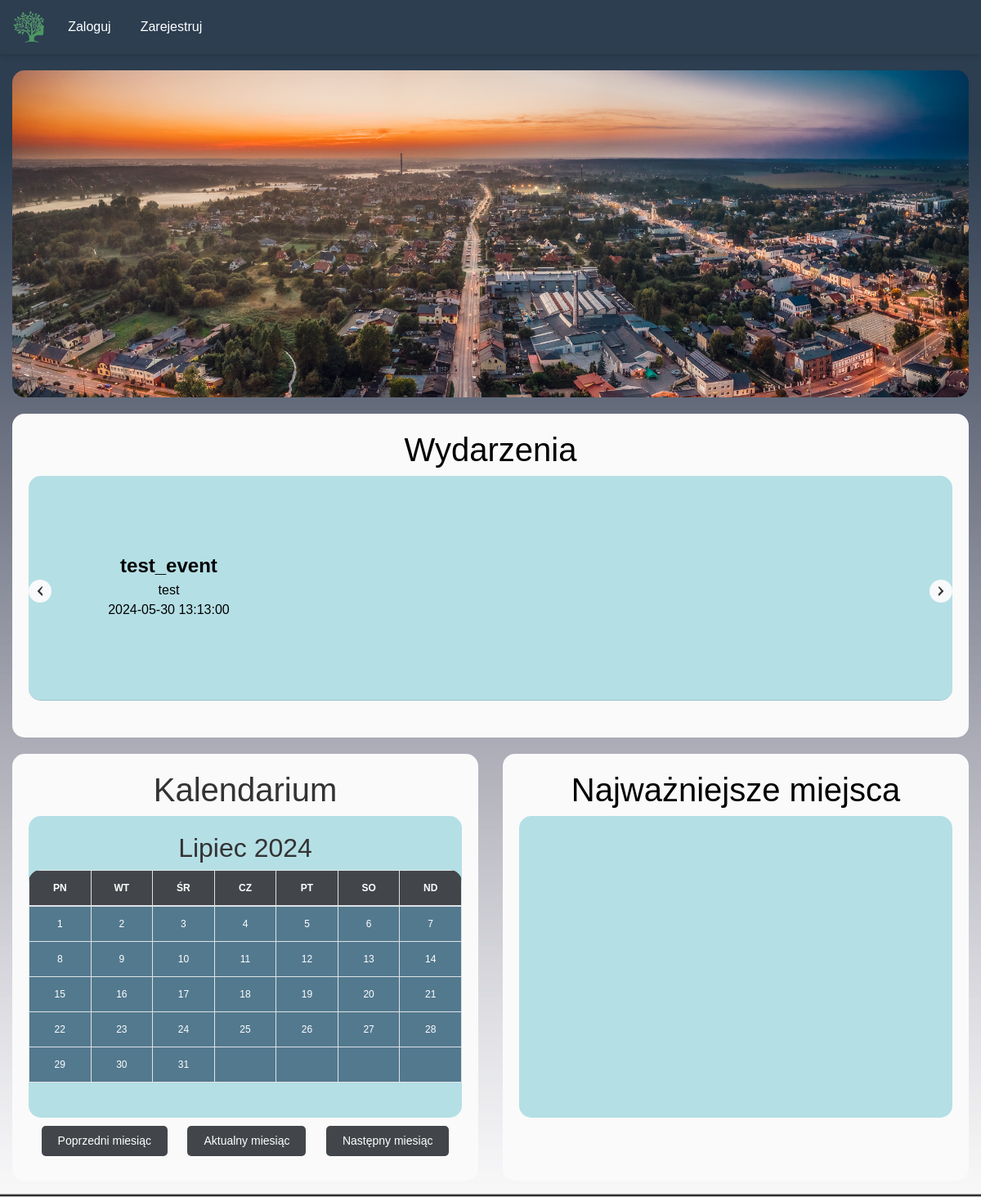
The page / on the database its author committed.
### website/models.py (models this page shows)
class Event(db.Model):
    id = db.Column(db.Integer, primary_key=True)
    data = db.Column(db.String(10000))
    date = db.Column(db.DateTime(timezone=True), default=func.now())
    place = db.Column(db.String(150))
    name = db.Column(db.String(150))
    status = db.Column(db.String(50), default='pending')
    user_id = db.Column(db.Integer, db.ForeignKey('user.id'))

### website/views.py (the view, shortened to what this page needs)
@views.route('/', methods=['GET', 'POST'])
def home():
    today = date.today()
    today_year = today.year
    today_month = today.month
    year = today_year
    month = today_month
    prev_month = month - 1
    next_month = month + 1
    prev_year = year
    next_year = year
    if prev_month == 0:
        prev_month = 12
        prev_year -= 1
    if next_month == 13:
        next_month = 1
        next_year += 1
    month_events = get_month_events(year, month)
    accepted_month_events = [event for event in month_events if event.status == 'accepted']
    weeks = generate_calendar(year, month, accepted_month_events)
    accepted_events = Event.query.filter_by(status='accepted').all()
    markers = MapMarker.query.all()  # Pobieramy wszystkie znaczniki z bazy danych
    current_month_name = polish_month_names[month]
    return render_template("home.html", calendar=weeks, current_month=current_month_name, current_year=year,
                           today_month=today_month, today_year=today_year,
                           prev_month=prev_month, prev_year=prev_year,
                           next_month=next_month, next_year=next_year,
                           user=current_user, accepted_events=accepted_events, markers=markers)

### website/views.py (called while the page is built)
def get_month_events(year, month):
    start_date = date(year, month, 1)
    end_date = date(year, month, calendar.monthrange(year, month)[1])
    month_events = Event.query.filter(Event.date.between(start_date, end_date)).all()
    return month_events

def generate_calendar(year, month, month_events):
    cal = calendar.monthcalendar(year, month)
    weeks = []
    for week in cal:
        current_week = []
        for day in week:
            events_for_day = [event for event in month_events if event.date.day == day]
            current_week.append((day, events_for_day))
        weeks.append(current_week)
    return weeks

### website/templates/home.html (shortened to what this page needs)
{% extends "base.html" %}
{% block content %}
<div class="banner"></div>
<div class="row" style="margin-right: 0;margin-left: 0;">
    <div class="col-md-12">
        <h1>Wydarzenia</h1>
        <div class="events-wrapper" style="position: relative; height: 300px;">
            <ul class="list-group list-group-flush" id="Events">
                {% for event in accepted_events %}
                <li class="list-group-item event-item">
                    <div class="event-details">
                        <strong class="event-name">{{ event.name }}</strong><br>
                        <div class="event-description">
                            {{ event.data }}<br>
                            {{ event.date }}<br>
                        </div>
                    </div>
                    <div class="mapa" id="map-{{ event.id }}"></div>
                </li>
                {% endfor %}
            </ul>
            <div class="left-arrow" style="position: absolute; top: 47%; transform: translateY(-50%); left: 0; cursor: pointer;">
                <svg xmlns="http://www.w3.org/2000/svg" width="32" height="32" fill="currentColor" class="bi bi-chevron-left" viewBox="0 0 16 16">
                    <path fill-rule="evenodd" d="M10.354 12.354a.5.5 0 0 1-.708 0l-4-4a.5.5 0 0 1 0-.708l4-4a.5.5 0 1 1 .708.708L7.707 8l2.647 2.646a.5.5 0 0 1 0 .708z"/>
                </svg>
            </div>
            <div class="right-arrow" style="position: absolute; top: 47%; transform: translateY(-50%); right: 0; cursor: pointer;">
                <svg xmlns="http://www.w3.org/2000/svg" width="32" height="32" fill="currentColor" class="bi bi-chevron-right" viewBox="0 0 16 16">
                    <path fill-rule="evenodd" d="M5.646 12.354a.5.5 0 0 0 .708 0l4-4a.5.5 0 0 0 0-.708l-4-4a.5.5 0 0 0-.708.708L8.293 8l-2.647 2.646a.5.5 0 0 0 0 .708z"/>
                </svg>
            </div>
        </div>
    </div>
</div>
<div class="row">
    <div class="col-md-6">
        {% include 'calendar_home.html' %}
    </div>
    <div class="col-md-6">
        {% include 'maps_home.html' %}
    </div>
</div>
{% endblock %}

### website/templates/maps_home.html (style rules this page uses)
body { font-family: Arial, sans-serif; margin: 0; padding: 0; }

### rows shown on the page
Event: name "test_event", data "test", date "2024-05-30 13:13:00"

### other values the page prints
{{ current_month }} "Lipiec"
{{ current_year }} "2024"
{{ day }} "1" "2" "3" "4" "5" "6" "7" "8" "9" "10" "11" "12" "13" "14" "15" "16" "17" "18" "19" "20" "21" "22" "23" "24" "25" "26" "27" "28" "29" "30" "31"
